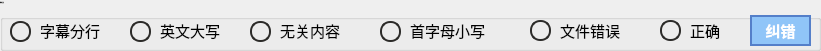
   <widget class="QGroupBox" name="groupBox">
    <property name="geometry">
     <rect>
      <x>10</x>
      <y>190</y>
      <width>821</width>
      <height>51</height>
     </rect>
    </property>
    <property name="font">
     <font>
      <family>微软雅黑</family>
      <pointsize>-1</pointsize>
     </font>
    </property>
    <property name="title">
     <string>检测结果</string>
    </property>
    <widget class="QLabel" name="twoline">
     <property name="geometry">
      <rect>
       <x>10</x>
       <y>21</y>
       <width>21</width>
       <height>21</height>
      </rect>
     </property>
     <property name="styleSheet">
      <string notr="true">border:solid;
border-width:2px;
border-color:rgb(44,43,41);
border-radius:10px;
background:rgb(255, 0, 0,0)</string>
     </property>
     <property name="text">
      <string/>
     </property>
    </widget>
    <widget class="QLabel" name="label_6">
     <property name="geometry">
      <rect>
       <x>40</x>
       <y>20</y>
       <width>71</width>
       <height>21</height>
      </rect>
     </property>
     <property name="font">
      <font>
       <family>微软雅黑</family>
       <pointsize>11</pointsize>
      </font>
     </property>
     <property name="text">
      <string>字幕分行</string>
     </property>
    </widget>
    <widget class="QLabel" name="uppercaselight">
     <property name="geometry">
      <rect>
       <x>130</x>
       <y>21</y>
       <width>21</width>
       <height>21</height>
      </rect>
     </property>
     <property name="styleSheet">
      <string notr="true">border:solid;
border-width:2px;
border-color:rgb(44,43,41);
border-radius:10px;
background:rgb(255, 0, 0,0)</string>
     </property>
     <property name="text">
      <string/>
     </property>
    </widget>
    <widget class="QLabel" name="label_10">
     <property name="geometry">
      <rect>
       <x>160</x>
       <y>20</y>
       <width>91</width>
       <height>21</height>
      </rect>
     </property>
     <property name="font">
      <font>
       <family>微软雅黑</family>
       <pointsize>11</pointsize>
      </font>
     </property>
     <property name="text">
      <string>英文大写</string>
     </property>
    </widget>
    <widget class="QLabel" name="noteslight">
     <property name="geometry">
      <rect>
       <x>250</x>
       <y>21</y>
       <width>21</width>
       <height>21</height>
      </rect>
     </property>
     <property name="styleSheet">
      <string notr="true">border:solid;
border-width:2px;
border-color:rgb(44,43,41);
border-radius:10px;
background:rgb(255, 0, 0,0)</string>
     </property>
     <property name="text">
      <string/>
     </property>
    </widget>
    <widget class="QLabel" name="label_12">
     <property name="geometry">
      <rect>
       <x>280</x>
       <y>20</y>
       <width>91</width>
       <height>21</height>
      </rect>
     </property>
     <property name="font">
      <font>
       <family>微软雅黑</family>
       <pointsize>11</pointsize>
      </font>
     </property>
     <property name="text">
      <string>无关内容</string>
     </property>
    </widget>
    <widget class="QLabel" name="lowerlight">
     <property name="geometry">
      <rect>
       <x>380</x>
       <y>21</y>
       <width>21</width>
       <height>21</height>
      </rect>
     </property>
     <property name="styleSheet">
      <string notr="true">border:solid;
border-width:2px;
border-color:rgb(44,43,41);
border-radius:10px;
background:rgb(255, 0, 0,0)</string>
     </property>
     <property name="text">
      <string/>
     </property>
    </widget>
    <widget class="QLabel" name="label_13">
     <property name="geometry">
      <rect>
       <x>410</x>
       <y>15</y>
       <width>111</width>
       <height>31</height>
      </rect>
     </property>
     <property name="font">
      <font>
       <family>微软雅黑</family>
       <pointsize>11</pointsize>
      </font>
     </property>
     <property name="text">
      <string>首字母小写</string>
     </property>
    </widget>
    <widget class="QLabel" name="file_errlight">
     <property name="geometry">
      <rect>
       <x>530</x>
       <y>20</y>
       <width>21</width>
       <height>21</height>
      </rect>
     </property>
     <property name="styleSheet">
      <string notr="true">border:solid;
border-width:2px;
border-color:rgb(44,43,41);
border-radius:10px;
background:rgb(255, 0,0,0)</string>
     </property>
     <property name="text">
      <string/>
     </property>
    </widget>
    <widget class="QLabel" name="label_14">
     <property name="geometry">
      <rect>
       <x>560</x>
       <y>20</y>
       <width>91</width>
       <height>21</height>
      </rect>
     </property>
     <property name="font">
      <font>
       <family>微软雅黑</family>
       <pointsize>11</pointsize>
      </font>
     </property>
     <property name="text">
      <string>文件错误</string>
     </property>
    </widget>
    <widget class="QPushButton" name="correctsrt">
     <property name="geometry">
      <rect>
       <x>750</x>
       <y>15</y>
       <width>61</width>
       <height>31</height>
      </rect>
     </property>
     <property name="font">
      <font>
       <family>微软雅黑</family>
       <pointsize>11</pointsize>
       <weight>75</weight>
       <bold>true</bold>
      </font>
     </property>
     <property name="styleSheet">
      <string notr="true">QPushButton{
        border: solid;
		border-width:2px;
		border-color:rgb(84,127,201);
}

QPushButton:enabled:hover
{
        background: rgb(104, 167, 218);
        color: white;
}

QPushButton:enabled 
{
        background: rgb(144, 197, 248);
        color: white;
}

QPushButton:enabled:pressed{
        background: rgb(124, 147, 255);
		border-color:rgb(104,147,231);
}</string>
     </property>
     <property name="text">
      <string>纠错</string>
     </property>
    </widget>
    <widget class="QLabel" name="passlight">
     <property name="geometry">
      <rect>
       <x>660</x>
       <y>20</y>
       <width>21</width>
       <height>21</height>
      </rect>
     </property>
     <property name="styleSheet">
      <string notr="true">border:solid;
border-width:2px;
border-color:rgb(44,43,41);
border-radius:10px;
background:rgb(9, 247,104,0)</string>
     </property>
     <property name="text">
      <string/>
     </property>
    </widget>
    <widget class="QLabel" name="label_23">
     <property name="geometry">
      <rect>
       <x>690</x>
       <y>20</y>
       <width>51</width>
       <height>21</height>
      </rect>
     </property>
     <property name="font">
      <font>
       <family>微软雅黑</family>
       <pointsize>11</pointsize>
      </font>
     </property>
     <property name="text">
      <string>正确</string>
     </property>
    </widget>
   </widget>
